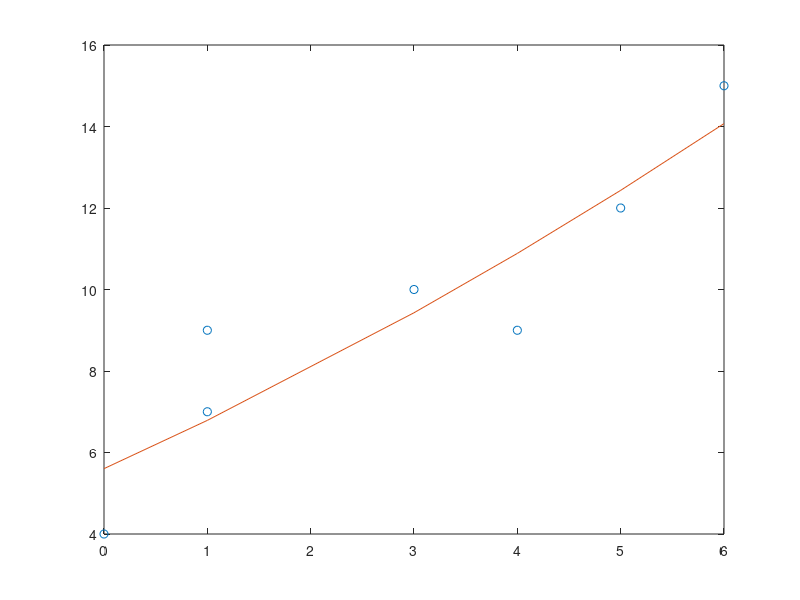

MATLAB code for this plot:
function aproximacion
  clc
  x = [0; 1; 1; 3; 4; 5; 6];
  y = [4; 7; 9; 10; 9; 12; 15];
  fi = hacerfi(x)
  fiT = transpose(fi);

  a = (fiT * fi) \ (fiT * y)
  funcion = a(1) * 1 + a(2) * x + a(3)*x.^2;
  plot(x,y,'o' , x,funcion)

endfunction


function fi = hacerfi(x)
  for i = 1: length(x)
    fi(i, 1) = 1;
    fi(i, 2) = x(i);
    fi(i, 3) = x(i)^2;
  endfor

endfunction
